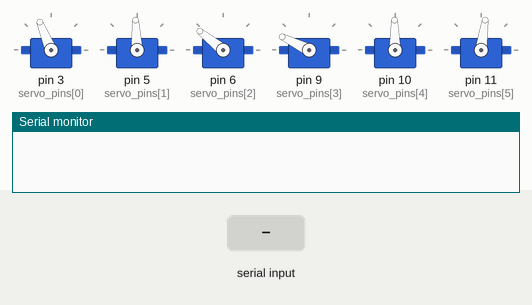
This sketch was run on a simulated Arduino Uno, built with avr-gcc and run on an emulated ATmega328P. Parts: 6 × servo, the last lines printed to the serial monitor. The inputs (shaded band) are chosen by the test bench.

Above: at 3.2 s.
3.3 s: "B90\n" received over Serial
At 6.0 s:
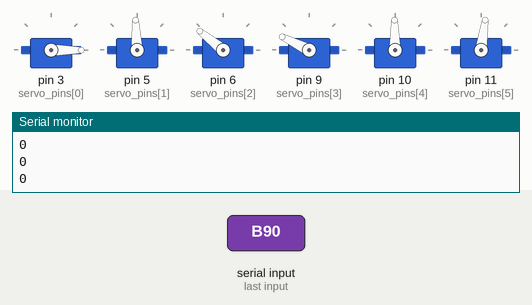
6.3 s: "G\n" received over Serial
At 9.23 s:
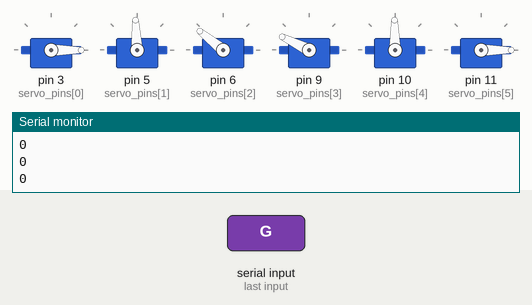
9.3 s: "P90\n" received over Serial
At 10.1 s:
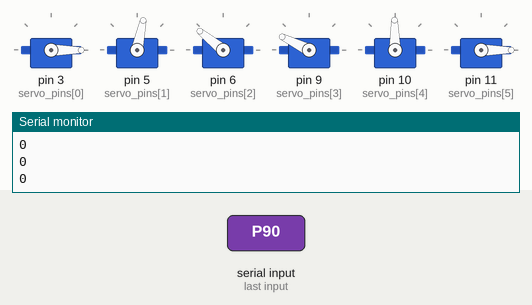
12.3 s: "T90\n" received over Serial
At 12.84 s:
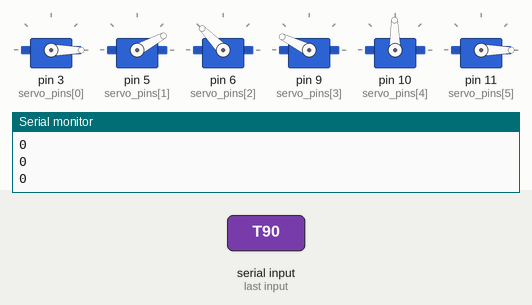
15.3 s: "S90\n" received over Serial
At 16.29 s:
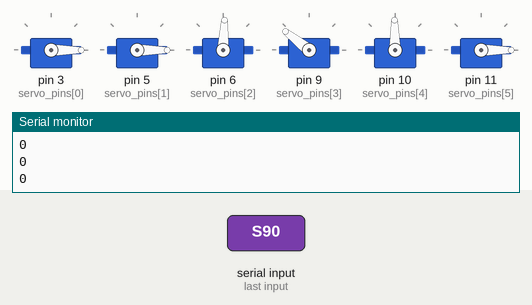
18.3 s: "E90\n" received over Serial
At 19.11 s:
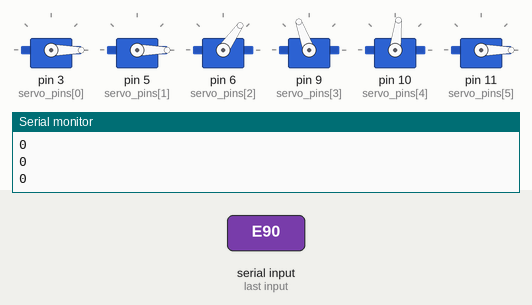
Timing chart, 0 to 24.3 s (numbered marks = the images above; inputs shaded):
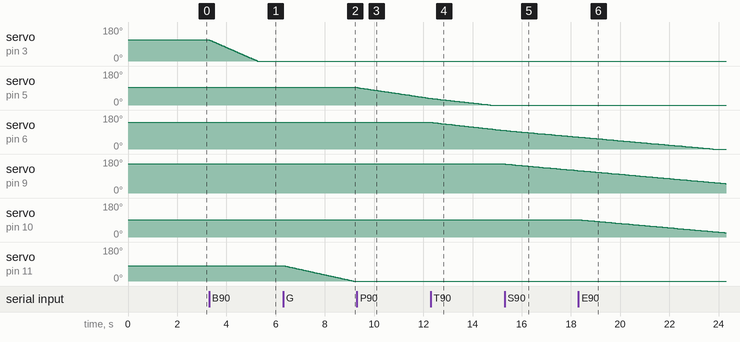

The sketch:

hubert.ino
```cpp
#include <Arduino.h>
#include <Servo.h>

//Servos
Servo body;
Servo headPan;
Servo headTilt;
Servo shoulder;
Servo elbow;
Servo gripper;

//Init position of all servos
const int servo_pins[] = {3, 5, 6, 9, 10, 11};

const int pos_init[] = {1700, 1500, 2000, 2127.5, 1485, 1390}; // E: 1650, S: 2200, G: 1600
int curr_pos[6];
int new_servo_val[6];
int new_pos[] = {1700, 1500, 2000, 2127.5, 1485, 1390};

const int pos_min[] = {560, 550, 950, 750, 550, 550};
const int pos_max[] = {2330, 2340, 2400, 2200, 2400, 2150};

// const int pos_move[] = {2200, 1000, 1500, 1100, 2300, 1600};

char body_parts[] = {'B','P', 'T', 'S', 'E', 'G'};

int dv = 80;

void servo_body_ex() {

  int diff, steps, now, CurrPwm, NewPwm, delta = 6;

  //current servo value
  now = curr_pos[0];
  CurrPwm = now;
  NewPwm = new_pos[0];

  /* determine interation "diff" from old to new position */
  diff = (NewPwm - CurrPwm)/abs(NewPwm - CurrPwm); // Should return +1 if NewPwm is bigger than CurrPwm, -1 otherwise.
  steps = abs(NewPwm - CurrPwm);


  now = now + delta*diff;
  body.writeMicroseconds(now);
  delay(10);

  curr_pos[0] = now;

  sendServoPosition();
}

void servo_neck_pan() {

  int diff, steps, now, CurrPwm, NewPwm, delta = 6;

  //current servo value
  now = curr_pos[1];
  CurrPwm = now;
  NewPwm = new_pos[1];

  /* determine interation "diff" from old to new position */
  diff = (NewPwm - CurrPwm)/abs(NewPwm - CurrPwm); // Should return +1 if NewPwm is bigger than CurrPwm, -1 otherwise.
  steps = abs(NewPwm - CurrPwm);

  now = now + delta*diff;
  headPan.writeMicroseconds(now);
  delay(10);

  curr_pos[1] = now;
}

void servo_neck_tilt() {

  int diff, steps, now, CurrPwm, NewPwm, delta = 6;

  //current servo value
  now = curr_pos[2];
  CurrPwm = now;
  NewPwm = new_pos[2];

  /* determine interation "diff" from old to new position */
  diff = (NewPwm - CurrPwm)/abs(NewPwm - CurrPwm); // Should return +1 if NewPwm is bigger than CurrPwm, -1 otherwise.
  steps = abs(NewPwm - CurrPwm);


  now = now + delta*diff;
  headTilt.writeMicroseconds(now);
  delay(10);

  curr_pos[2] = now;
}

void servo_shoulder() {

  int diff, steps, now, CurrPwm, NewPwm, delta = 6;

  //current servo value
  now = curr_pos[3];
  CurrPwm = now;
  NewPwm = new_pos[3];

  /* determine interation "diff" from old to new position */
  diff = (NewPwm - CurrPwm)/abs(NewPwm - CurrPwm); // Should return +1 if NewPwm is bigger than CurrPwm, -1 otherwise.
  steps = abs(NewPwm - CurrPwm);


  now = now + delta*diff;
  shoulder.writeMicroseconds(now);
  delay(10);

  curr_pos[3] = now;
}

void servo_elbow() {

  int diff, steps, now, CurrPwm, NewPwm, delta = 6;

  //current servo value
  now = curr_pos[4];
  CurrPwm = now;
  NewPwm = new_pos[4];

  /* determine interation "diff" from old to new position */
  diff = (NewPwm - CurrPwm)/abs(NewPwm - CurrPwm); // Should return +1 if NewPwm is bigger than CurrPwm, -1 otherwise.
  steps = abs(NewPwm - CurrPwm);


  now = now + delta*diff;
  elbow.writeMicroseconds(now);
  delay(10);

  curr_pos[4] = now;
}

void servo_gripper_ex() {

  int diff, steps, now, CurrPwm, NewPwm, delta = 6;

  //current servo value
  now = curr_pos[5];
  CurrPwm = now;
  NewPwm = new_pos[5];

  /* determine interation "diff" from old to new position */
  diff = (NewPwm - CurrPwm)/abs(NewPwm - CurrPwm); // Should return +1 if NewPwm is bigger than CurrPwm, -1 otherwise.
  steps = abs(NewPwm - CurrPwm);


  now = now + delta*diff;
  gripper.writeMicroseconds(now);
  delay(10);

  curr_pos[5] = now;
}

void setup() {

  Serial.begin(57600); // Starts the serial communication

	//Attach each joint servo and write each init position
  body.attach(servo_pins[0]);
  body.writeMicroseconds(pos_init[0]);

  headPan.attach(servo_pins[1]);
  headPan.writeMicroseconds(pos_init[1]);

  headTilt.attach(servo_pins[2]);
  headTilt.writeMicroseconds(pos_init[2]);

  shoulder.attach(servo_pins[3]);
	shoulder.writeMicroseconds(pos_init[3]);

	elbow.attach(servo_pins[4]);
	elbow.writeMicroseconds(pos_init[4]);

	gripper.attach(servo_pins[5]);
  gripper.writeMicroseconds(pos_init[5]);

  //Initilize curr_pos and new_servo_val vectors
  byte i;
  for (i=0; i<(sizeof(pos_init)/sizeof(int)); i++){
    curr_pos[i] = pos_init[i];
    new_servo_val[i] = curr_pos[i];
  }

	delay(2000);
}

void move_one(const char X, const int position) {
  if (X == 'B') { new_pos[0] = position; }
  else if (X == 'P') { new_pos[1] = position; }
  else if (X == 'T') { new_pos[2] = position; }
  else if (X == 'S') { new_pos[3] = position; }
  else if (X == 'E') { new_pos[4] = position; }
  else if (X == 'G') { new_pos[5] = position; }
}

void sendServoPosition() {
  Serial.print(body.read());
  Serial.println(); // Add a newline character to indicate the end of the data
}


void loop() {

  if (Serial.available() > 0) {
    char command = Serial.read();
    String positionStr = Serial.readStringUntil('\n');
    float position = positionStr.toFloat(); // Parse the position as a float

    move_one(command, position);
  }

  if (new_pos[0] != curr_pos[0]) { servo_body_ex(); }
  if (new_pos[1] != curr_pos[1]) { servo_neck_pan(); }
  if (new_pos[2] != curr_pos[2]) { servo_neck_tilt(); }
  if (new_pos[3] != curr_pos[3]) { servo_shoulder(); }
  if (new_pos[4] != curr_pos[4]) { servo_elbow(); }
  if (new_pos[5] != curr_pos[5]) { servo_gripper_ex(); }

}
```

Measured:
- after the input at 3.3 s, servo on pin 3 (servo_pins[0]): moves from 112° to 0° over 1.9 s, starting at once
- after the input at 6.3 s, servo on pin 11 (servo_pins[5]): moves from 82° to 0° over 2.8 s, starting at once
- after the input at 9.3 s, servo on pin 5 (servo_pins[1]): moves from 93° to 35° over 3.0 s, starting at once
- after the input at 12.3 s, servo on pin 6 (servo_pins[2]): moves from 141° to 98° over 2.9 s, starting after 0.08 s
- after the input at 15.3 s, servo on pin 9 (servo_pins[3]): moves from 154° to 119° over 2.9 s, starting at once
- after the input at 18.3 s, servo on pin 10 (servo_pins[4]): moves from 91° to 23° over 5.8 s, starting after 0.14 s
